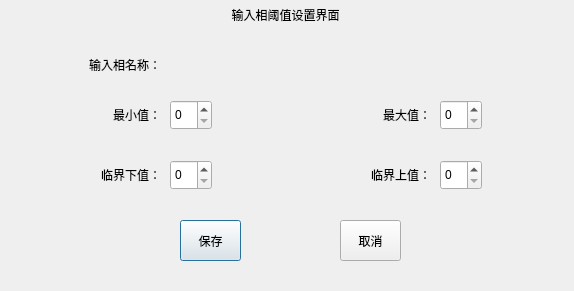
<?xml version="1.0" encoding="UTF-8"?>
<ui version="4.0">
 <class>SettingDialog</class>
 <widget class="QDialog" name="SettingDialog">
  <property name="geometry">
   <rect>
    <x>0</x>
    <y>0</y>
    <width>574</width>
    <height>291</height>
   </rect>
  </property>
  <property name="windowTitle">
   <string>Dialog</string>
  </property>
  <widget class="QLabel" name="label">
   <property name="geometry">
    <rect>
     <x>0</x>
     <y>0</y>
     <width>571</width>
     <height>30</height>
    </rect>
   </property>
   <property name="styleSheet">
    <string notr="true"/>
   </property>
   <property name="text">
    <string>输入相阈值设置界面</string>
   </property>
   <property name="alignment">
    <set>Qt::AlignCenter</set>
   </property>
  </widget>
  <widget class="QLabel" name="label_2">
   <property name="geometry">
    <rect>
     <x>40</x>
     <y>50</y>
     <width>121</width>
     <height>30</height>
    </rect>
   </property>
   <property name="styleSheet">
    <string notr="true"/>
   </property>
   <property name="text">
    <string>输入相名称：</string>
   </property>
   <property name="alignment">
    <set>Qt::AlignRight|Qt::AlignTrailing|Qt::AlignVCenter</set>
   </property>
  </widget>
  <widget class="QLabel" name="label_3">
   <property name="geometry">
    <rect>
     <x>40</x>
     <y>100</y>
     <width>121</width>
     <height>30</height>
    </rect>
   </property>
   <property name="styleSheet">
    <string notr="true"/>
   </property>
   <property name="text">
    <string>最小值：</string>
   </property>
   <property name="alignment">
    <set>Qt::AlignRight|Qt::AlignTrailing|Qt::AlignVCenter</set>
   </property>
  </widget>
  <widget class="QLabel" name="label_4">
   <property name="geometry">
    <rect>
     <x>40</x>
     <y>160</y>
     <width>121</width>
     <height>30</height>
    </rect>
   </property>
   <property name="styleSheet">
    <string notr="true"/>
   </property>
   <property name="text">
    <string>临界下值：</string>
   </property>
   <property name="alignment">
    <set>Qt::AlignRight|Qt::AlignTrailing|Qt::AlignVCenter</set>
   </property>
  </widget>
  <widget class="QLabel" name="label_6">
   <property name="geometry">
    <rect>
     <x>220</x>
     <y>100</y>
     <width>41</width>
     <height>30</height>
    </rect>
   </property>
   <property name="styleSheet">
    <string notr="true"/>
   </property>
   <property name="text">
    <string/>
   </property>
   <property name="alignment">
    <set>Qt::AlignLeading|Qt::AlignLeft|Qt::AlignVCenter</set>
   </property>
  </widget>
  <widget class="QLabel" name="label_8">
   <property name="geometry">
    <rect>
     <x>310</x>
     <y>100</y>
     <width>121</width>
     <height>30</height>
    </rect>
   </property>
   <property name="styleSheet">
    <string notr="true"/>
   </property>
   <property name="text">
    <string>最大值：</string>
   </property>
   <property name="alignment">
    <set>Qt::AlignRight|Qt::AlignTrailing|Qt::AlignVCenter</set>
   </property>
  </widget>
  <widget class="QLabel" name="label_10">
   <property name="geometry">
    <rect>
     <x>310</x>
     <y>160</y>
     <width>121</width>
     <height>30</height>
    </rect>
   </property>
   <property name="styleSheet">
    <string notr="true"/>
   </property>
   <property name="text">
    <string>临界上值：</string>
   </property>
   <property name="alignment">
    <set>Qt::AlignRight|Qt::AlignTrailing|Qt::AlignVCenter</set>
   </property>
  </widget>
  <widget class="QLabel" name="label_7">
   <property name="geometry">
    <rect>
     <x>220</x>
     <y>160</y>
     <width>41</width>
     <height>30</height>
    </rect>
   </property>
   <property name="styleSheet">
    <string notr="true"/>
   </property>
   <property name="text">
    <string/>
   </property>
   <property name="alignment">
    <set>Qt::AlignLeading|Qt::AlignLeft|Qt::AlignVCenter</set>
   </property>
  </widget>
  <widget class="QSpinBox" name="spinBox">
   <property name="geometry">
    <rect>
     <x>170</x>
     <y>100</y>
     <width>42</width>
     <height>30</height>
    </rect>
   </property>
  </widget>
  <widget class="QSpinBox" name="spinBox_2">
   <property name="geometry">
    <rect>
     <x>170</x>
     <y>160</y>
     <width>42</width>
     <height>30</height>
    </rect>
   </property>
  </widget>
  <widget class="QSpinBox" name="spinBox_3">
   <property name="geometry">
    <rect>
     <x>440</x>
     <y>100</y>
     <width>42</width>
     <height>30</height>
    </rect>
   </property>
  </widget>
  <widget class="QSpinBox" name="spinBox_4">
   <property name="geometry">
    <rect>
     <x>440</x>
     <y>160</y>
     <width>42</width>
     <height>30</height>
    </rect>
   </property>
  </widget>
  <widget class="QLabel" name="label_9">
   <property name="geometry">
    <rect>
     <x>490</x>
     <y>100</y>
     <width>41</width>
     <height>30</height>
    </rect>
   </property>
   <property name="styleSheet">
    <string notr="true"/>
   </property>
   <property name="text">
    <string/>
   </property>
   <property name="alignment">
    <set>Qt::AlignLeading|Qt::AlignLeft|Qt::AlignVCenter</set>
   </property>
  </widget>
  <widget class="QLabel" name="label_11">
   <property name="geometry">
    <rect>
     <x>490</x>
     <y>160</y>
     <width>41</width>
     <height>30</height>
    </rect>
   </property>
   <property name="styleSheet">
    <string notr="true"/>
   </property>
   <property name="text">
    <string/>
   </property>
   <property name="alignment">
    <set>Qt::AlignLeading|Qt::AlignLeft|Qt::AlignVCenter</set>
   </property>
  </widget>
  <widget class="QLabel" name="label_5">
   <property name="geometry">
    <rect>
     <x>170</x>
     <y>50</y>
     <width>121</width>
     <height>30</height>
    </rect>
   </property>
   <property name="styleSheet">
    <string notr="true"/>
   </property>
   <property name="text">
    <string/>
   </property>
   <property name="alignment">
    <set>Qt::AlignLeading|Qt::AlignLeft|Qt::AlignVCenter</set>
   </property>
  </widget>
  <widget class="QPushButton" name="pushButton">
   <property name="geometry">
    <rect>
     <x>180</x>
     <y>220</y>
     <width>61</width>
     <height>41</height>
    </rect>
   </property>
   <property name="text">
    <string>保存</string>
   </property>
  </widget>
  <widget class="QPushButton" name="pushButton_2">
   <property name="geometry">
    <rect>
     <x>340</x>
     <y>220</y>
     <width>61</width>
     <height>41</height>
    </rect>
   </property>
   <property name="text">
    <string>取消</string>
   </property>
  </widget>
 </widget>
 <resources/>
 <connections/>
</ui>
